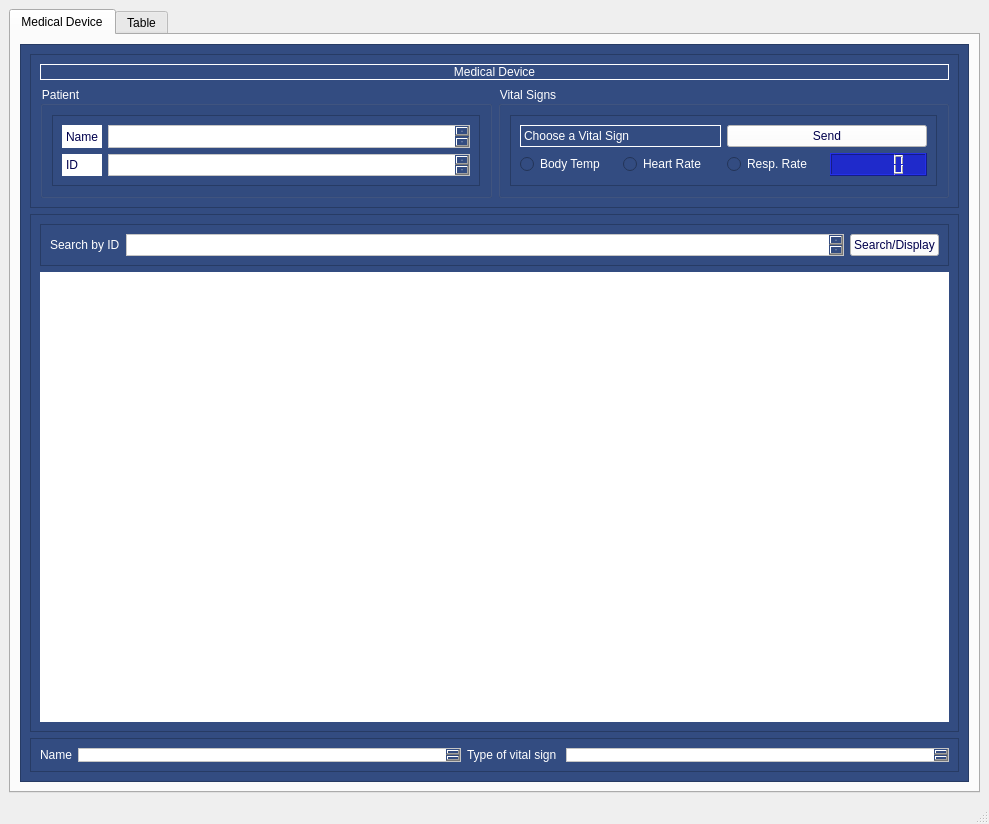
<?xml version="1.0" encoding="UTF-8"?>
<ui version="4.0">
 <class>MainWindow</class>
 <widget class="QMainWindow" name="MainWindow">
  <property name="geometry">
   <rect>
    <x>0</x>
    <y>0</y>
    <width>989</width>
    <height>824</height>
   </rect>
  </property>
  <property name="windowTitle">
   <string>MainWindow</string>
  </property>
  <widget class="QWidget" name="centralwidget">
   <layout class="QGridLayout" name="gridLayout_3">
    <item row="0" column="0">
     <widget class="QTabWidget" name="tableTab">
      <property name="currentIndex">
       <number>0</number>
      </property>
      <widget class="QWidget" name="tab">
       <attribute name="title">
        <string>Medical Device</string>
       </attribute>
       <layout class="QGridLayout" name="gridLayout_8">
        <item row="0" column="0">
         <widget class="QFrame" name="frame">
          <property name="styleSheet">
           <string notr="true">background-color:rgb(51, 76, 129);
color: white;
</string>
          </property>
          <property name="frameShape">
           <enum>QFrame::StyledPanel</enum>
          </property>
          <property name="frameShadow">
           <enum>QFrame::Raised</enum>
          </property>
          <layout class="QVBoxLayout" name="verticalLayout">
           <item>
            <widget class="QFrame" name="frame_6">
             <property name="styleSheet">
              <string notr="true"/>
             </property>
             <property name="frameShape">
              <enum>QFrame::StyledPanel</enum>
             </property>
             <property name="frameShadow">
              <enum>QFrame::Raised</enum>
             </property>
             <layout class="QGridLayout" name="gridLayout_7">
              <item row="0" column="0" colspan="2">
               <widget class="QLabel" name="label_12">
                <property name="styleSheet">
                 <string notr="true">border-width: 1px 1px 1px 1px; /* top, right, bottom, left */
font: 75 18pt &quot;MS Shell Dlg 2&quot;;
    border-style: solid;
    border-color: white;
color: white;</string>
                </property>
                <property name="text">
                 <string>Medical Device</string>
                </property>
                <property name="alignment">
                 <set>Qt::AlignCenter</set>
                </property>
               </widget>
              </item>
              <item row="1" column="0">
               <widget class="QGroupBox" name="groupBox">
                <property name="styleSheet">
                 <string notr="true">color: white;</string>
                </property>
                <property name="title">
                 <string>Patient</string>
                </property>
                <layout class="QGridLayout" name="gridLayout_6">
                 <item row="0" column="0">
                  <widget class="QFrame" name="frame_2">
                   <property name="frameShape">
                    <enum>QFrame::StyledPanel</enum>
                   </property>
                   <property name="frameShadow">
                    <enum>QFrame::Raised</enum>
                   </property>
                   <layout class="QGridLayout" name="gridLayout">
                    <item row="0" column="0">
                     <widget class="QLabel" name="label_10">
                      <property name="sizePolicy">
                       <sizepolicy hsizetype="Preferred" vsizetype="Ignored">
                        <horstretch>0</horstretch>
                        <verstretch>0</verstretch>
                       </sizepolicy>
                      </property>
                      <property name="styleSheet">
                       <string notr="true">border-width: 1px 1px 1px 1px; /* top, right, bottom, left */
    border-style: solid;
    border-color: white;
color:rgb(0, 0, 76);
background-color:white;</string>
                      </property>
                      <property name="text">
                       <string>Name</string>
                      </property>
                     </widget>
                    </item>
                    <item row="0" column="1">
                     <widget class="QTextEdit" name="name_textbox">
                      <property name="sizePolicy">
                       <sizepolicy hsizetype="Expanding" vsizetype="Ignored">
                        <horstretch>0</horstretch>
                        <verstretch>0</verstretch>
                       </sizepolicy>
                      </property>
                      <property name="styleSheet">
                       <string notr="true">background-color:white;
color:black;</string>
                      </property>
                     </widget>
                    </item>
                    <item row="1" column="0">
                     <widget class="QLabel" name="label_11">
                      <property name="sizePolicy">
                       <sizepolicy hsizetype="Preferred" vsizetype="Ignored">
                        <horstretch>0</horstretch>
                        <verstretch>0</verstretch>
                       </sizepolicy>
                      </property>
                      <property name="styleSheet">
                       <string notr="true">border-width: 1px 1px 1px 1px; /* top, right, bottom, left */
    border-style: solid;
    border-color: white;
color:rgb(0, 0, 76);
background-color:white;</string>
                      </property>
                      <property name="text">
                       <string>ID</string>
                      </property>
                     </widget>
                    </item>
                    <item row="1" column="1">
                     <widget class="QTextEdit" name="id_textbox">
                      <property name="sizePolicy">
                       <sizepolicy hsizetype="Expanding" vsizetype="Ignored">
                        <horstretch>0</horstretch>
                        <verstretch>0</verstretch>
                       </sizepolicy>
                      </property>
                      <property name="styleSheet">
                       <string notr="true">background-color:white;
color:black;</string>
                      </property>
                     </widget>
                    </item>
                   </layout>
                  </widget>
                 </item>
                </layout>
               </widget>
              </item>
              <item row="1" column="1">
               <widget class="QGroupBox" name="groupBox_2">
                <property name="sizePolicy">
                 <sizepolicy hsizetype="Expanding" vsizetype="Preferred">
                  <horstretch>0</horstretch>
                  <verstretch>0</verstretch>
                 </sizepolicy>
                </property>
                <property name="styleSheet">
                 <string notr="true">color: white;</string>
                </property>
                <property name="title">
                 <string>Vital Signs</string>
                </property>
                <layout class="QGridLayout" name="gridLayout_5">
                 <item row="0" column="0">
                  <widget class="QFrame" name="frame_3">
                   <property name="frameShape">
                    <enum>QFrame::StyledPanel</enum>
                   </property>
                   <property name="frameShadow">
                    <enum>QFrame::Raised</enum>
                   </property>
                   <layout class="QGridLayout" name="gridLayout_2">
                    <item row="0" column="0" colspan="2">
                     <widget class="QLabel" name="label_13">
                      <property name="styleSheet">
                       <string notr="true">border-width: 1px 1px 1px 1px; /* top, right, bottom, left */
    border-style: solid;
    border-color: white;</string>
                      </property>
                      <property name="text">
                       <string>Choose a Vital Sign</string>
                      </property>
                     </widget>
                    </item>
                    <item row="0" column="2" colspan="2">
                     <widget class="QPushButton" name="send_button">
                      <property name="styleSheet">
                       <string notr="true">color:rgb(0, 0, 76);
background-color:white;
</string>
                      </property>
                      <property name="text">
                       <string>Send</string>
                      </property>
                     </widget>
                    </item>
                    <item row="2" column="0">
                     <widget class="QRadioButton" name="bodytemp_radioButton">
                      <property name="text">
                       <string>Body Temp</string>
                      </property>
                     </widget>
                    </item>
                    <item row="2" column="1">
                     <widget class="QRadioButton" name="heartrate_radioButton">
                      <property name="text">
                       <string>Heart Rate</string>
                      </property>
                     </widget>
                    </item>
                    <item row="2" column="3">
                     <widget class="QLCDNumber" name="lcdNumber">
                      <property name="styleSheet">
                       <string notr="true">background-color:rgb(31, 42, 203);
</string>
                      </property>
                     </widget>
                    </item>
                    <item row="2" column="2">
                     <widget class="QRadioButton" name="respiratory_radioButton">
                      <property name="text">
                       <string>Resp. Rate</string>
                      </property>
                     </widget>
                    </item>
                   </layout>
                  </widget>
                 </item>
                </layout>
               </widget>
              </item>
             </layout>
            </widget>
           </item>
           <item>
            <widget class="QFrame" name="frame_4">
             <property name="frameShape">
              <enum>QFrame::StyledPanel</enum>
             </property>
             <property name="frameShadow">
              <enum>QFrame::Raised</enum>
             </property>
             <layout class="QGridLayout" name="gridLayout_4">
              <item row="1" column="0">
               <widget class="PlotWidget" name="widget" native="true">
                <property name="sizePolicy">
                 <sizepolicy hsizetype="Preferred" vsizetype="Expanding">
                  <horstretch>0</horstretch>
                  <verstretch>0</verstretch>
                 </sizepolicy>
                </property>
                <property name="styleSheet">
                 <string notr="true">background-color:white;
</string>
                </property>
               </widget>
              </item>
              <item row="0" column="0">
               <widget class="QFrame" name="frame_5">
                <property name="frameShape">
                 <enum>QFrame::StyledPanel</enum>
                </property>
                <property name="frameShadow">
                 <enum>QFrame::Raised</enum>
                </property>
                <layout class="QHBoxLayout" name="horizontalLayout">
                 <item>
                  <widget class="QLabel" name="label_2">
                   <property name="text">
                    <string>Search by ID</string>
                   </property>
                  </widget>
                 </item>
                 <item>
                  <widget class="QTextEdit" name="searchbyid_textbox">
                   <property name="sizePolicy">
                    <sizepolicy hsizetype="Expanding" vsizetype="Ignored">
                     <horstretch>0</horstretch>
                     <verstretch>0</verstretch>
                    </sizepolicy>
                   </property>
                   <property name="styleSheet">
                    <string notr="true">background-color:white;
color:black;</string>
                   </property>
                  </widget>
                 </item>
                 <item>
                  <widget class="QPushButton" name="search_button">
                   <property name="styleSheet">
                    <string notr="true">color:rgb(0, 0, 76);
background-color:white;</string>
                   </property>
                   <property name="text">
                    <string>Search/Display</string>
                   </property>
                  </widget>
                 </item>
                </layout>
               </widget>
              </item>
             </layout>
            </widget>
           </item>
           <item>
            <widget class="QFrame" name="frame_7">
             <property name="sizePolicy">
              <sizepolicy hsizetype="Preferred" vsizetype="Fixed">
               <horstretch>0</horstretch>
               <verstretch>0</verstretch>
              </sizepolicy>
             </property>
             <property name="styleSheet">
              <string notr="true"/>
             </property>
             <property name="frameShape">
              <enum>QFrame::StyledPanel</enum>
             </property>
             <property name="frameShadow">
              <enum>QFrame::Raised</enum>
             </property>
             <layout class="QHBoxLayout" name="horizontalLayout_2">
              <item>
               <widget class="QLabel" name="label">
                <property name="text">
                 <string>Name</string>
                </property>
               </widget>
              </item>
              <item>
               <widget class="QTextEdit" name="displayed_name_textbox">
                <property name="sizePolicy">
                 <sizepolicy hsizetype="Expanding" vsizetype="Ignored">
                  <horstretch>0</horstretch>
                  <verstretch>0</verstretch>
                 </sizepolicy>
                </property>
                <property name="styleSheet">
                 <string notr="true">background-color:white;
color:black;</string>
                </property>
               </widget>
              </item>
              <item>
               <widget class="QLabel" name="label_4">
                <property name="sizePolicy">
                 <sizepolicy hsizetype="Preferred" vsizetype="Ignored">
                  <horstretch>0</horstretch>
                  <verstretch>0</verstretch>
                 </sizepolicy>
                </property>
                <property name="text">
                 <string>Type of vital sign </string>
                </property>
               </widget>
              </item>
              <item>
               <widget class="QTextEdit" name="displayed_vital_sign_textbox">
                <property name="sizePolicy">
                 <sizepolicy hsizetype="Expanding" vsizetype="Ignored">
                  <horstretch>0</horstretch>
                  <verstretch>0</verstretch>
                 </sizepolicy>
                </property>
                <property name="styleSheet">
                 <string notr="true">background-color:white;
color:black;</string>
                </property>
               </widget>
              </item>
             </layout>
            </widget>
           </item>
          </layout>
         </widget>
        </item>
       </layout>
      </widget>
      <widget class="QWidget" name="tab_2">
       <attribute name="title">
        <string>Table</string>
       </attribute>
       <layout class="QVBoxLayout" name="verticalLayout_2">
        <item>
         <widget class="QFrame" name="frame_8">
          <property name="styleSheet">
           <string notr="true">background-color:rgb(51, 76, 129);
color: white;
</string>
          </property>
          <property name="frameShape">
           <enum>QFrame::StyledPanel</enum>
          </property>
          <property name="frameShadow">
           <enum>QFrame::Raised</enum>
          </property>
          <layout class="QGridLayout" name="gridLayout_9">
           <item row="0" column="1">
            <widget class="QPushButton" name="searchByVitalBtn">
             <property name="text">
              <string>Search</string>
             </property>
            </widget>
           </item>
           <item row="1" column="0" colspan="2">
            <widget class="QTableWidget" name="tableWidget">
             <property name="styleSheet">
              <string notr="true">color:black;
border: 1px solid black;
background-color:white
</string>
             </property>
             <attribute name="horizontalHeaderCascadingSectionResizes">
              <bool>true</bool>
             </attribute>
             <attribute name="horizontalHeaderDefaultSectionSize">
              <number>230</number>
             </attribute>
             <attribute name="horizontalHeaderStretchLastSection">
              <bool>true</bool>
             </attribute>
             <attribute name="verticalHeaderVisible">
              <bool>false</bool>
             </attribute>
             <attribute name="verticalHeaderShowSortIndicator" stdset="0">
              <bool>false</bool>
             </attribute>
             <attribute name="verticalHeaderStretchLastSection">
              <bool>false</bool>
             </attribute>
             <column>
              <property name="text">
               <string>Id</string>
              </property>
             </column>
             <column>
              <property name="text">
               <string>Name</string>
              </property>
             </column>
             <column>
              <property name="text">
               <string>Vital Sign</string>
              </property>
             </column>
             <column>
              <property name="text">
               <string>Readings</string>
              </property>
             </column>
            </widget>
           </item>
           <item row="0" column="0">
            <widget class="QTextEdit" name="searchByVitalTextBox">
             <property name="maximumSize">
              <size>
               <width>16777215</width>
               <height>23</height>
              </size>
             </property>
             <property name="styleSheet">
              <string notr="true">color:black;
background-color:white;</string>
             </property>
             <property name="placeholderText">
              <string>search by vital sign</string>
             </property>
            </widget>
           </item>
          </layout>
         </widget>
        </item>
       </layout>
      </widget>
     </widget>
    </item>
   </layout>
  </widget>
  <widget class="QMenuBar" name="menubar">
   <property name="geometry">
    <rect>
     <x>0</x>
     <y>0</y>
     <width>989</width>
     <height>26</height>
    </rect>
   </property>
  </widget>
  <widget class="QStatusBar" name="statusbar"/>
 </widget>
 <customwidgets>
  <customwidget>
   <class>PlotWidget</class>
   <extends>QWidget</extends>
   <header>pyqtgraph</header>
   <container>1</container>
  </customwidget>
 </customwidgets>
 <resources/>
 <connections/>
</ui>
